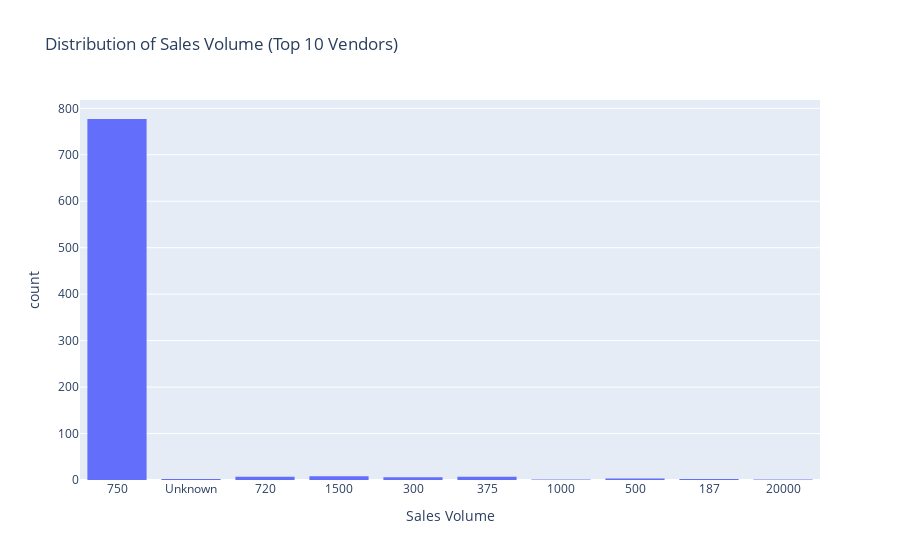

This figure's notebook cell:
### Markdown cell above
### Top 10 vendors based on sales volume

### Code cell
# Filter the top 10 vendors based on sales volume
top_vendors = df.groupby('VendorName')['Volume'].sum().sort_values(ascending=False).head(10).index
df_top_vendors = df[df['VendorName'].isin(top_vendors)]

# Volume Analysis for the top 10 vendors using Plotly Express
fig_top_vendors = px.histogram(df_top_vendors, x='Volume', nbins=20,
                               labels={'Volume': 'Sales Volume', 'count': 'Frequency'},
                               title='Distribution of Sales Volume (Top 10 Vendors)')
fig_top_vendors.update_layout(showlegend=False)
fig_top_vendors.show()

### Figure 1 — Plotly figure (JSON) as saved in the notebook; plotly's stock layout.template omitted (floating-point values rounded to 4 significant figures; data arrays with more than 128 entries replaced by an {"elided": "..."} marker saying what was removed)
{"data": [{"alignmentgroup": "True", "bingroup": "x", "hovertemplate": "Sales Volume=%{x}<br>count=%{y}<extra></extra>", "legendgroup": "", "marker": {"color": "#636efa", "pattern": {"shape": ""}}, "name": "", "nbinsx": 20, "offsetgroup": "", "orientation": "v", "showlegend": false, "type": "histogram", "x": {"elided": "814 str values"}, "xaxis": "x", "yaxis": "y"}], "layout": {"barmode": "relative", "legend": {"tracegroupgap": 0}, "showlegend": false, "title": {"text": "Distribution of Sales Volume (Top 10 Vendors)"}, "xaxis": {"anchor": "y", "domain": [0, 1], "title": {"text": "Sales Volume"}}, "yaxis": {"anchor": "x", "domain": [0, 1], "title": {"text": "count"}}}}
